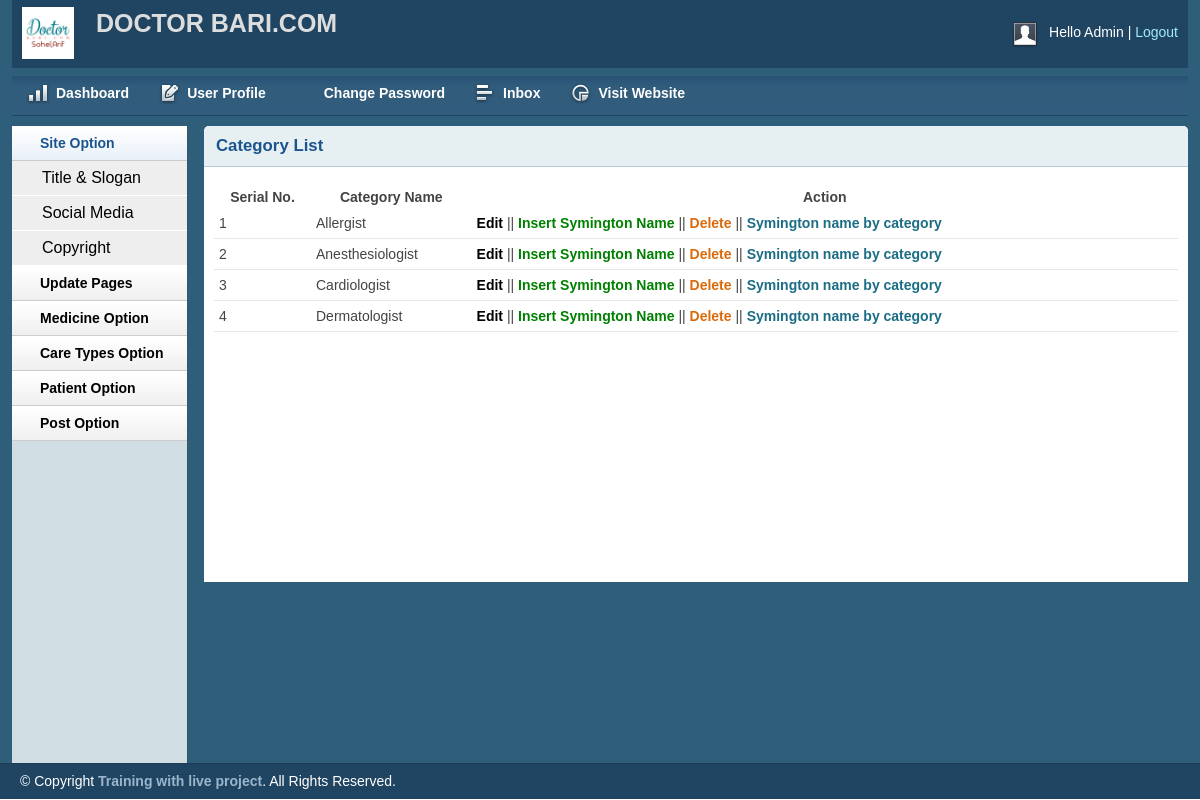
The app's page /admin/catlist.php with its own data.
### tables this page shows
CREATE TABLE `types_of_care` (
  `id` int(11) NOT NULL,
  `care_name` varchar(255) NOT NULL
);

### configure/Database.php (called while the page is built, shortened)
<?php
class Database {
    public $db_name=Db_name;
    public $user=user;
    public $password=pass;
    public $host=host;
    public $connection;
    public function __construct() {
        $this->connection=new mysqli($this->host, $this->user, $this->password, $this->db_name);
        if($this->connection){
            return TRUE;
        } else {
            $this->error="Connection error".$this->connection->connect_error;
            return FALSE;
        }
    }
    public function insert($query){
        $result=$this->connection->query($query)or die($this->connection->error.__LINE__);
        if($result){
            return $result;
        } else {
            return FALSE;
        }
    }
}

### admin/catlist.php (the view, shortened to what this page needs)
<?php include 'header.php';?>
<?php
 include '../configure/Database.php';
 $DB=new Database();
 ?>
            <div class="box round first grid">
                <h2>Category List</h2>
                <div class="block">
                    <table class="data display datatable" id="example">
					<thead>
						<tr>
							<th>Serial No.</th>
							<th>Category Name</th>
							<th>Action</th>
						</tr>
					</thead>
					<tbody>
                                                         <?php
                               $query="select * from types_of_care";
                               $result=$DB->insert($query);
                                if($result){
                                    $i=0;
                                    foreach ($result as $row){
                                   $i++;
                                        ?>
						<tr class="odd gradeX">
							<td><?php echo $i;?></td>
                                                        <td><?php echo $row['care_name'];?> </td>
							<td><a href="?id=<?php echo $row['id'];?>">Edit</a> ||
                                                            <a href="addSymtom.php?id=<?php echo $row['id'];?>" style="color: green">Insert Symington Name</a>
                                                            || <a href="?id=<?php echo $row['id'];?> " style="color: #DC6A0A">Delete</a>
                                                            || <a href="symptomListByCategory.php?id=<?php echo $row['id'];?>" style="color: #1b6d85"> Symington name by category</a>
                                                        </td>
						</tr>
                                                <?php
                                    }
                               }  else {
                                    echo '<h3 style="color: red"> Not success full</h3>';
                               }
                                                ?>
					</tbody>
				</table>
               </div>
            </div>
        </div>
    </div>
    <div id="site_info">
       <p>
         &copy; Copyright <a href="http://trainingwithliveproject.com">Training with live project</a>. All Rights Reserved.
        </p>
    </div>
</body>
</html>

### admin/css/layout.css (style rules this page uses)
body { background: #fff none repeat scroll 0 0; color: #444; font-size: 14px; padding: 0; }
a { color: #000; font-weight:bold; text-decoration: none; }
h1, h2, h3, h4, h5, h6 { line-height:1.2em; margin-bottom:.3em; }
h2 { margin-top:1em; }
.box { background:#fff; margin-bottom:20px; padding:10px 10px 10px 10px; margin-left:-8px; }
.box.grid { padding-bottom:40px; }
.box.round { -moz-border-radius: 5px 5px 0px 0px; -webkit-border-radius: 5px 5px 0px 0px; border-radius: 5px 5px 0px 0px; }
.box h2 { font-size:1.2em; font-weight:bold; color:#1B548D; background:#E6F0F3; margin:-10px -10px 0 -10px; padding:10px 12px; border-bottom:1px solid #B3CBD6; -moz-border-radius: 5px 5px 0px 0px; -webkit-border-radius: 5px 5px 0px 0px; border-radius: 5px 5px 0px 0px; }
.box.first { min-height: 406px; }
.block { padding-top:20px; }
p { margin-bottom:1em; }
#site_info { color:#fff; background:#204562; border-top:1px solid #1d3b53; padding-left:20px; }
#site_info p { line-height:35px; margin-bottom:0px; }
#site_info a { color:#9ab6cc; }
.block { padding-bottom:1px; }
table.display { margin: 0 auto; clear: both; width: 100%; }
tr.odd { height: 30px; line-height: 30px; border-bottom:1px solid #e6e6e6; }
tr.odd td, tr.even td { padding-left:5px; }

### records on screen
types_of_care: care_name "Allergist"
types_of_care: care_name "Anesthesiologist"
types_of_care: care_name "Cardiologist"
types_of_care: care_name "Dermatologist"
